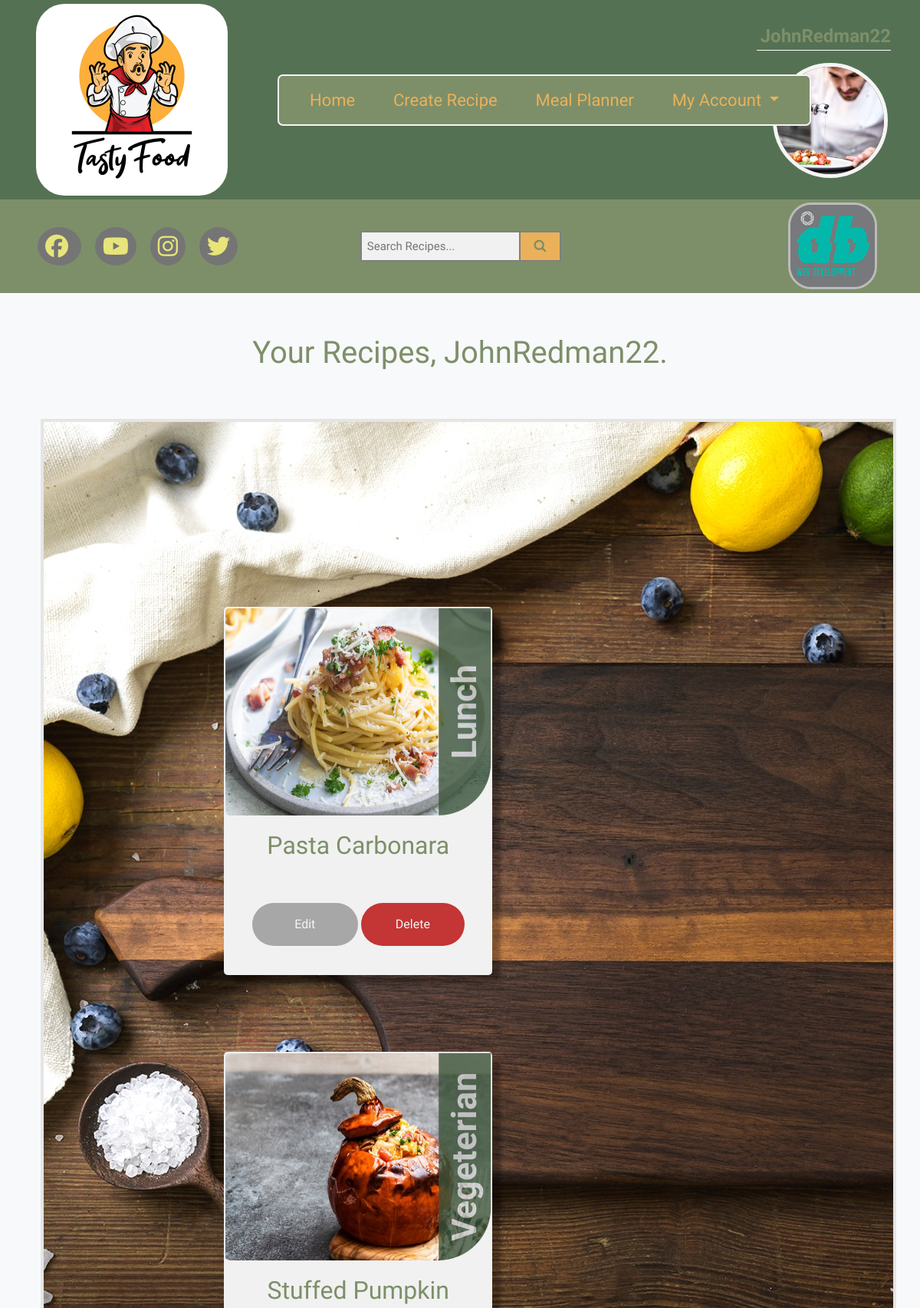
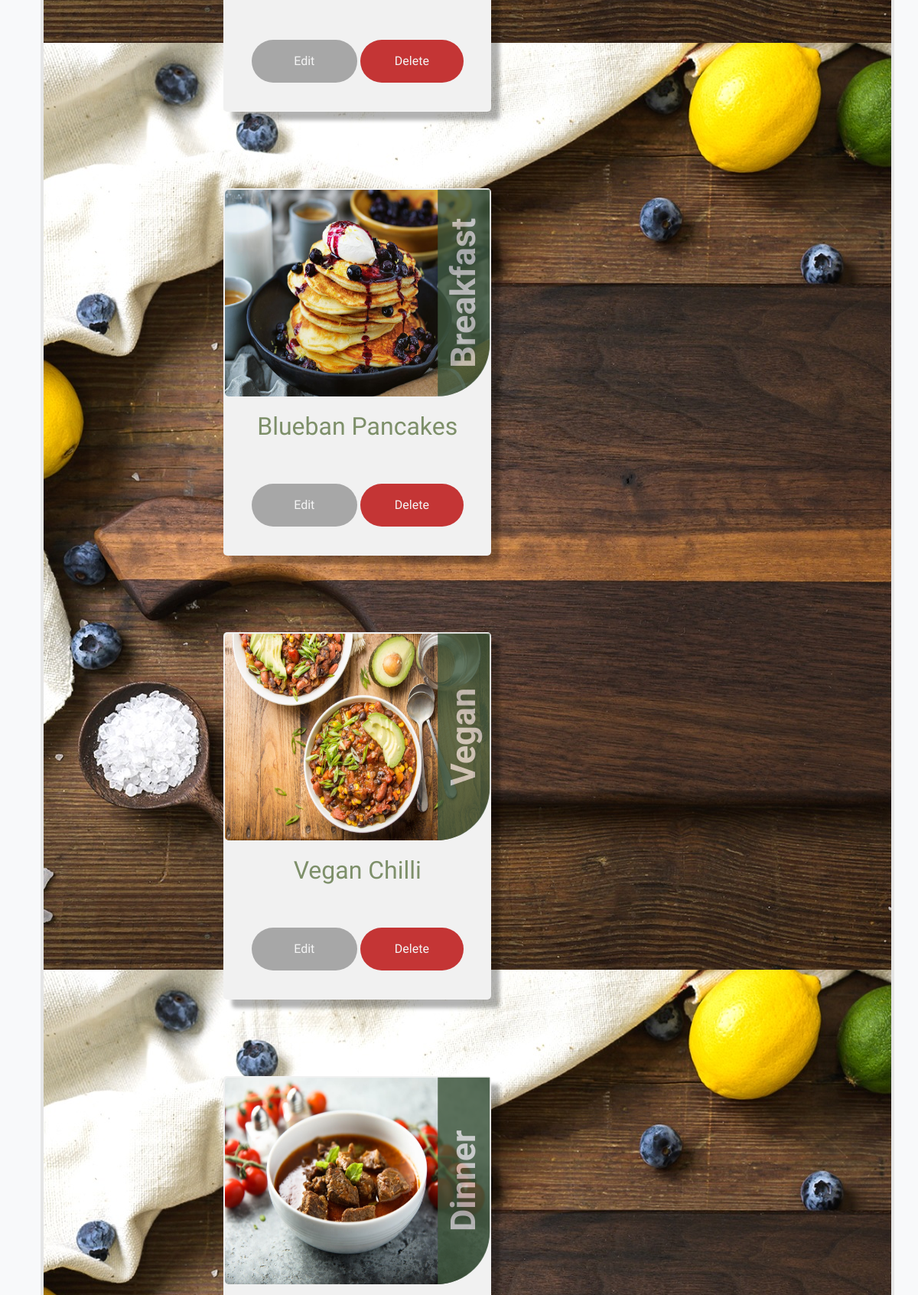
Page /user/index_user.php (signed in, upper part) on the committed database (2 pictures, top to bottom).
### tables this page shows
CREATE TABLE `users` (
  `user_id` int(11) NOT NULL,
  `username` varchar(25) NOT NULL,
  `first_name` varchar(100) NOT NULL,
  `last_name` varchar(100) NOT NULL,
  `password` varchar(255) NOT NULL,
  `email` varchar(255) NOT NULL,
  `photo` varchar(255) DEFAULT NULL,
  `status` enum('USER','ADMIN') NOT NULL,
  `user_block` enum('blocked','unblocked') DEFAULT NULL,
  `fk_planner_id` int(11) DEFAULT NULL,
  `fk_recipe_id` int(11) DEFAULT NULL
);

CREATE TABLE `recipes` (
  `recipe_id` int(11) NOT NULL,
  `name` varchar(100) NOT NULL,
  `ingredients` longtext NOT NULL,
  `meal_description` longtext NOT NULL,
  `cooking_prep_time` int(11) NOT NULL,
  `calories` int(11) NOT NULL,
  `food_type` enum('Breakfast','Lunch','Dinner','Vegan','Vegeterian') DEFAULT NULL,
  `picture` varchar(255) DEFAULT NULL,
  `video` varchar(255) DEFAULT NULL,
  `fk_user_id` int(11) DEFAULT NULL,
  `fk_planner_id` int(11) DEFAULT NULL,
  `fk_type_id` int(11) DEFAULT NULL,
  `fk_recipe_id` int(11) DEFAULT NULL
);

### user/index_user.php (the view, shortened to what this page needs)
<?php
require_once '../components/db_connect.php';
$query = "SELECT * FROM users WHERE user_id = {$_SESSION['USER']}";
$result = mysqli_query($connect, $query);
$row = mysqli_fetch_assoc($result);
$id = $row['user_id'];
$username = $row['username'];
$photo = $row['photo'];
$sql_recipes = "SELECT * FROM recipes WHERE fk_user_id = $id";
$result_recipes = mysqli_query($connect, $sql_recipes);
$tbody = '';
if (mysqli_num_rows($result_recipes) > 0) {
     while ($row = mysqli_fetch_array($result_recipes, MYSQLI_ASSOC)) {
        $tbody .=
        "<div class='card-product-my-recipe'>
        <div class='card-head-product-my-recipe'><a href='../details.php?id=" . $row['recipe_id'] . "'>
          <img src='../images/" . $row['picture'] . "' class='product-img-product-my-recipe' alt='" . $row['name'] . "'>
          <div class='back-text-product'>
          " . $row['food_type'] . "
          </div>
          <div class='product-detail-product'>
            <h2>" . $row['name'] . "</h2>
<br>
<br>
            <td><a href='user_recipes/update_recipe.php?recipe_id=" . $row['recipe_id'] . "'><button class='my_recipe_back_btn'
            type='button'>Edit</button></a>
            <a href='user_recipes/delete_recipe.php?recipe_id=" . $row['recipe_id'] . "'><button class='my_recipe_del_btn'
            type='button'>Delete</button></a></td>
            </span>
          </div>
        </div>
      </div>";
    };
}else{
    $tbody = "<tr><td colspan='8'><center class='no_made_recipe'> You haven't made any recipe yet! </center></td></tr>";
        }
?>
<!DOCTYPE html>
<html lang="en">
<head>
    <link rel="stylesheet" href="../css/style.css">
    <?php require_once '../components/boot.php'?>
    <?php require_once '../navbar/nav_user.php'?>
    <?php require_once '../navbar/footer.php'?>
    <link rel="stylesheet" href="https://cdnjs.cloudflare.com/ajax/libs/font-awesome/4.7.0/css/font-awesome.min.css">
</head>
<body class="bg-light">
<div class="container">
<br>
<h1 class="h1"> Your Recipes, <?= $username ?>. </h1>
<br>
<main>
    <div class="manageProduct_index_user w-100 mt-2">
    <div class="row w-200" style="margin-right: 2%;">
        <div class="container-product-index-user d-flex flex-wrap mb-5 w-200 m-auto">
        <?= $tbody; ?>
        </div>
    </div>
    </div>
</main>
</div>
    <?php require_once "../navbar/bottom_footer_user.php"?>
</body>
</html>

### navbar/nav_user.php (shortened to what this page needs)
<nav class="navbar navbar-expand-lg bg-light text-dark p-0" style="background-color: #557153 !important;">
    <div class="container">
        <a class="navbar-brand w-10" href="../index.php">
            <div class="logo d-flex flex-column align-items-start">
                <img class="logo-img flex-fill w-50" src="../img/tasty_food.jpg">
            </div>
        </a>
<div id="mySidepanel" class="sidepanel">
        <a href="../user/home_user.php">Home</a>&nbsp; &nbsp; &nbsp;
        <a href="../user/user_recipes/create_recipe.php">Create Recipe</a>&nbsp; &nbsp; &nbsp;
        <a href="../planner.php">Meal Planner</a>&nbsp; &nbsp; &nbsp;
        <ul class="navbar-nav">
            <li class="nav-item dropdown">
                <a class="nav-link dropdown-toggle" href="../user/index_user.php" role="button" data-bs-toggle="dropdown" aria-expanded="false"> My Account </a>
            </li>
        </ul>
</div>
<div><p id="my-4" class="text-dark ms-2"><strong><?= $username ?></strong></p>
<p><img id="my-pic" class="rounded-circle img-fluid" src="../images/<?= $photo ?>" alt="user img"></p>
</nav>

### css/style.css (style rules this page uses)
body * { text-decoration: none !important; color:#7D8F69; font-family: 'Alkatra', cursive,"Stratum2","Open Sans","Helvetica Neue",Helvetica,Roboto,Arial,sans-serif; }
.h1 { text-align: center; padding-top: 2.7%; padding-bottom: 2%; }
ul { list-style-type: none; }
div.row.w-200 { margin-top: -7.5%; margin-bottom: -3.5%; margin-left: 1%; }
.container-product-index-user { padding: 14em; width: auto; }
.product-detail-product { padding-top: 35%; }
.back-text-product { font-size: 45px; font-weight: 800; margin-left: 177px; margin-top: -169px; opacity: 0.8; transform: rotate(-90deg); color: #cacaca; width: 270px; background-color: #3c543a; border-radius: 0px 0px 0px 100px; }
#mySidepanel { border: 2.5px solid whitesmoke; border-radius: 7px; background-color: #7D8F69; padding-left: 25px; padding-right: 25px; margin-left: 20em; }
div#mySidepanel.sidepanel { position: absolute; display: flex; }
#mySidepanel a { color:#ebb15a; text-decoration: none; font-size: 22px; font-weight: 500; padding: 15px; }
.navbar-nav { float: right; }
.logo-img { border-radius: 15%; margin-left: 1%; }
* { box-sizing: border-box; }
img.rounded-circle { width: 150px !important; height: 150px !important; max-width: 100%; object-fit: cover; border: 5px solid whitesmoke; }
#my-pic { margin-left: 17.5px; float: right; }
div.mt-2 { margin-bottom: 25px !important; }
#my-4 { border-bottom: 1px solid rgb(255, 255, 255); padding-left: 5px; font-size: 1.5em; text-align: center; margin-right: -4px; }
.row:after { content: ""; display: table; clear: both; }
.manageProduct_index_user { background-image: url("../images/cutboard.jpg"); background-repeat: repeat; border: 4px solid rgb(229, 229, 229); position: relative; margin: 1%; }
div.mt-2.manageProduct_index_user { margin-bottom: -11% !important; }
.my_recipe_back_btn { border-radius: 30px; border: 0px; background-color: #a7a7a7; padding: 1em; width: 40%; transition: 0.3s; position: relative; color: whitesmoke; text-align: center; }
.my_recipe_del_btn { border-radius: 30px; border: 0px; background-color: #c43535; padding: 1em; width: 39%; transition: 0.3s; position: relative; color: whitesmoke; text-align: center; }
.card-product-my-recipe { border-radius: 25px; box-shadow: 11px 11px 5px rgba(0, 0, 0, 0.3); height: 480px; width: 350px !important; margin-top: 100px; text-align: center; background-color: rgb(241, 241, 241); color: #595959; transition: 0.5s ease; position: relative; padding: 2px; }
div.card-product-my-recipe { border-radius: 5px 5px 5px 5px; margin-right: 0.8rem !important; }
.card-head-product-my-recipe .product-img-product-my-recipe { height: 270px; background: #837f79; background: linear-gradient(135deg, #837f79 8%, #cacaca 83%); border-radius: 5px 5px 70px 5px; background-image: url("../images/"); background-image: cover; width: 100%; }
div.row { display: flex; }

### rows in the picture
users: username "JohnRedman22", photo (picture)
recipes: picture (picture), food_type "Lunch", name "Pasta Carbonara"
recipes: picture (picture), food_type "Vegeterian", name "Stuffed Pumpkin"
recipes: picture (picture), food_type "Breakfast", name "Blueban Pancakes"
recipes: picture (picture), food_type "Vegan", name "Vegan Chilli"
recipes: picture (picture), food_type "Dinner"
